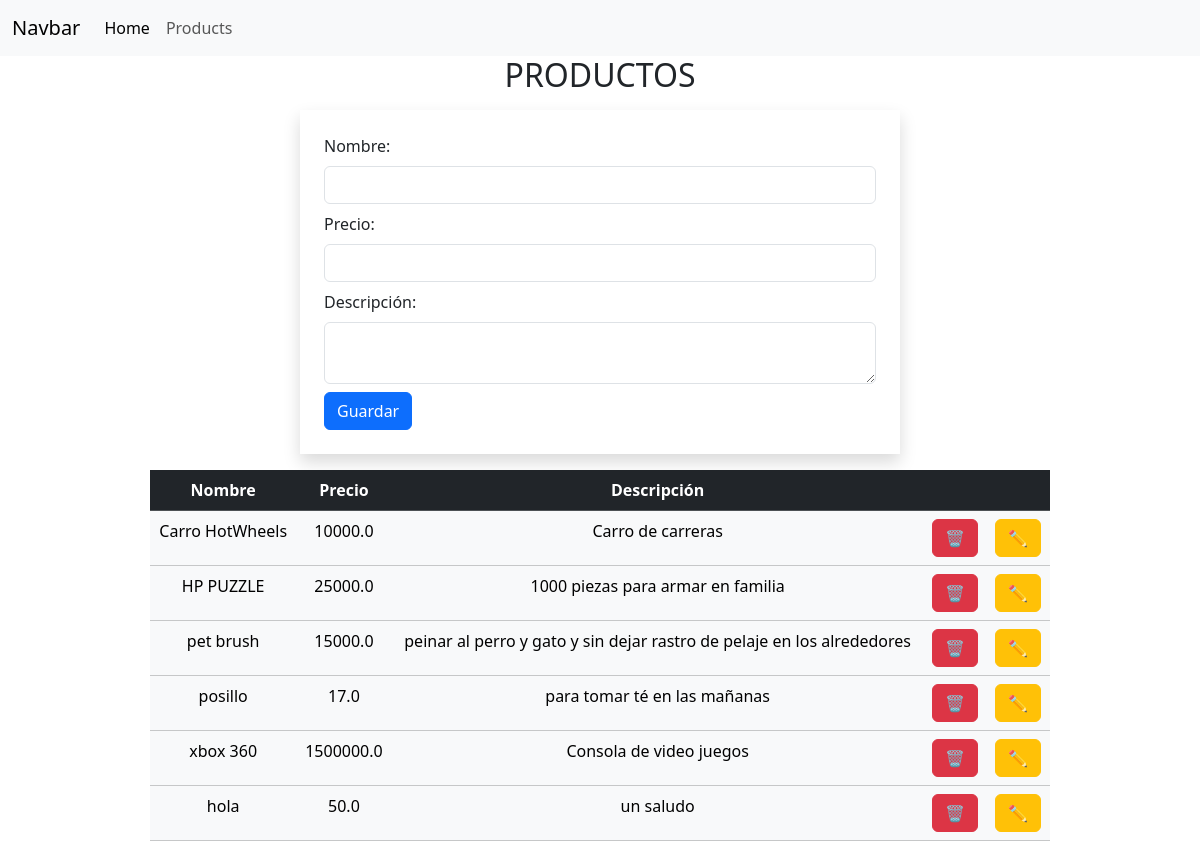
The page /productos on the database as committed earlier.
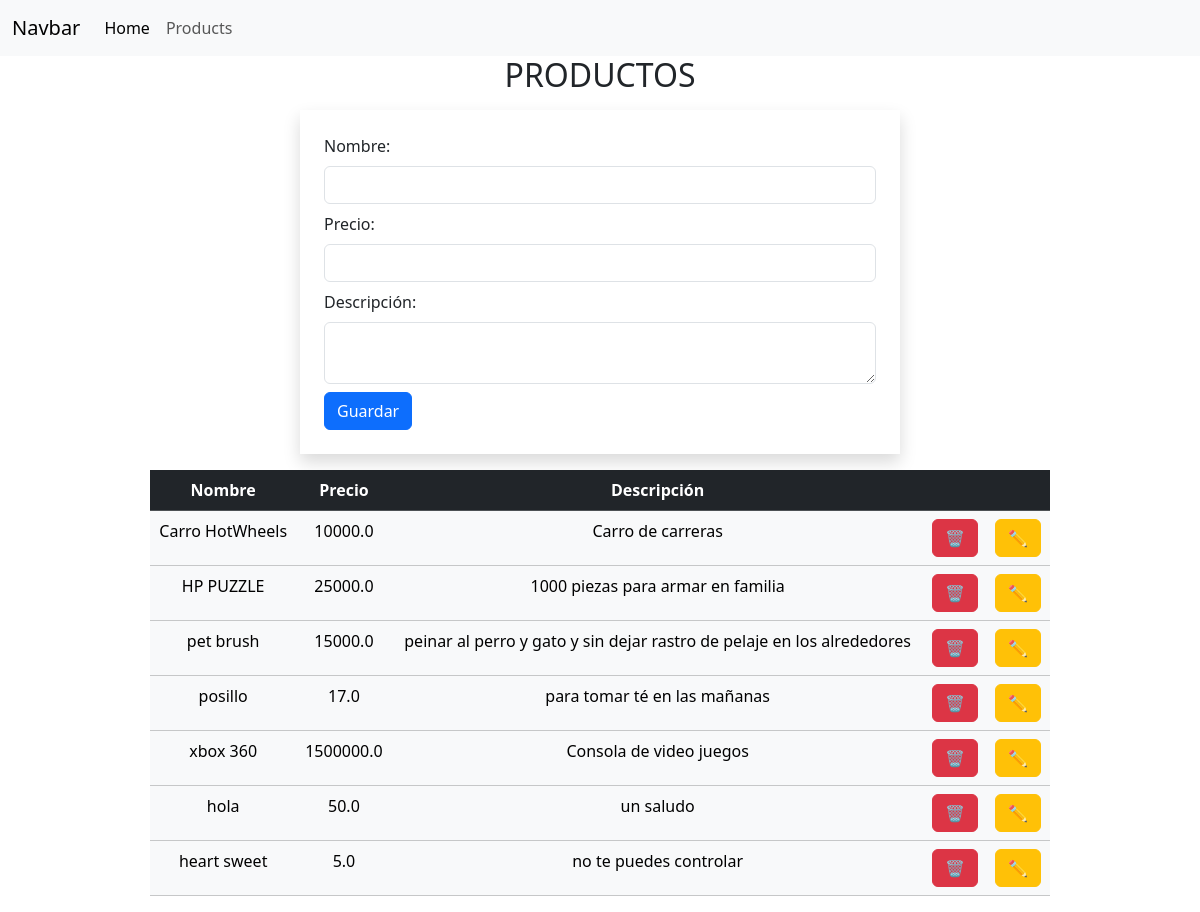
The same page on the database as committed later.
### tienda/models.py (models this page shows)
class Productos(models.Model):
    nombre= models.CharField(max_length=30)
    precio=models.FloatField()
    description=models.CharField(max_length=200)

### tienda/views.py (the view)
# urls.py: path('productos', views.consulproducts, name="consultar"),
def consulproducts(request):
    productos= Productos.objects.all()
    return render(request, "productos.html", {
        'productos': productos
    })

### tienda/templates/productos.html (shortened to what this page needs)
{%  extends 'plantilla.html'%}
{% block content %}
    <h2 class="text-center">PRODUCTOS</h2>
    <form class="w-50 shadow mx-auto p-4 m-3" method="post" action="productos/guardar">
        Nombre: <input type="text" name="nombre" class="form-control my-2" required/>
        Precio: <input type="number" step="any" name="precio" class="form-control my-2" required />
        Descripción:
        <textarea class="form-control my-2" name="description">
        </textarea>
        <input type="submit" value="Guardar" class="btn btn-primary"/>
    </form>
    <table class="table table-light w-75 mx-auto text-center">
        <tr class= "table-dark">
            <th>Nombre</th>
            <th>Precio</th>
            <th>Descripción</th>
            <th colspan="2"></th>
        </tr>
        {% for producto in productos%}
            <tr>
                  <td>{{producto.nombre}}</td>
                  <td>{{producto.precio}}</td>
                  <td>{{producto.description}}</td>
                  <td>
                        <form action="{% url 'eliminar' producto.id %}" method="post">
                            <button class= "btn btn-danger" onclick="return confirm('Deseas eliminar este producto?')">
                                🗑
                            </button>
                        </form>
                  </td>
                  <td>
                    <form action="{% url 'detalle' producto.id %}" method="post">
                        <button class= "btn btn-warning">
                            ✏️
                        </button>
                    </form>
              </td>
            </tr>
    {% endfor %}
    </table>
{%endblock%}

Rows that differ between the two databases and show on the page:
added Productos: nombre "heart sweet", precio "5.0", description "no te puedes controlar"
